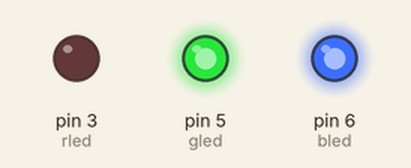
This sketch was run on a simulated Arduino Uno, built with avr-gcc and run on an emulated ATmega328P. Shown: output pins drawn as LEDs (lit = HIGH).

Above: at 0.05 s.
At 1.75 s:
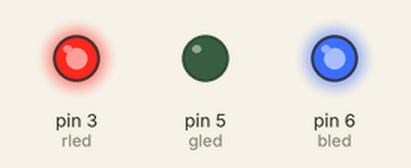
At 2.6 s:
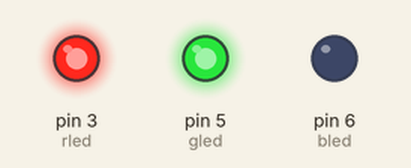
At 3.5 s:
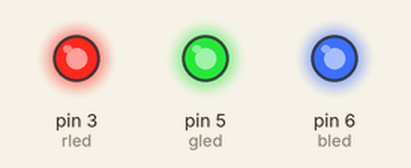
At 5.25 s:
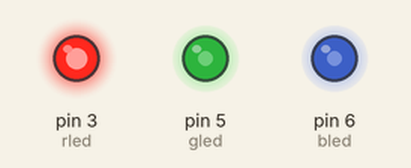
At 7.0 s:
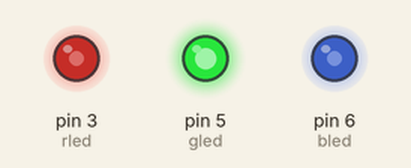
Timing chart, 0 to 9.1 s (numbered marks = the images above):
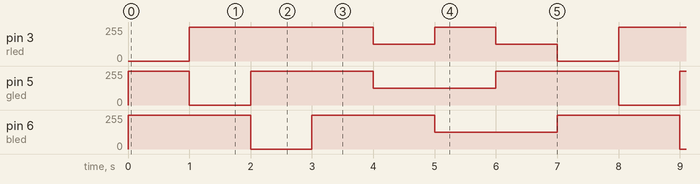

Measured:
- by itself, pin 3 (rled): repeats every 7.0 s: 127/255 1.0 s, 255/255 1.0 s, 127/255 1.0 s, 0/255 1.0 s, 255/255 3.0 s
- by itself, pin 5 (gled), pin 6 (bled): repeats every 7.0 s: 0/255 1.0 s, 255/255 2.0 s, 127/255 2.0 s, 255/255 2.0 s

The sketch:

RGB_LED.ino
```cpp
//For common anode connection:
//HIGH will turn OFF the LED
//LOW will turn ON the LED
//Program to control RGB LED
//Pin used red 3, green 5, blue 6
int rled = 3;
int gled = 5;
int bled = 6;
void setup() {
  // put your setup code here, to run once:
  //initialize pins 3,5,6 as OUTPUT pins
  pinMode(rled, OUTPUT);
  pinMode(gled, OUTPUT);
  pinMode(bled, OUTPUT);
}

void loop() {
  // put your main code here, to run repeatedly:
  //turn ON only red LED
  digitalWrite(rled, LOW);
  digitalWrite(gled, HIGH);
  digitalWrite(bled, HIGH);
  delay(1000);

  //turn ON only green LED
  digitalWrite(rled, HIGH);
  digitalWrite(gled, LOW);
  digitalWrite(bled, HIGH);
  delay(1000);

  //turn ON only blue LED
  digitalWrite(rled, HIGH);
  digitalWrite(gled, HIGH);
  digitalWrite(bled, LOW);
  delay(1000);

  //turn OFF all colours
  digitalWrite(rled, HIGH);
  digitalWrite(gled, HIGH);
  digitalWrite(bled, HIGH);
  delay(1000);

  //ON red and green with 50% brightness
  analogWrite(rled, 127);
  analogWrite(gled, 127);
  digitalWrite(bled, HIGH);
  delay(1000);

  //ON green and blue with 50% brightness
  analogWrite(gled, 127);
  analogWrite(bled, 127);
  digitalWrite(rled, HIGH);
  delay(1000);

  //ON red and blue with 50% brightness
  analogWrite(rled, 127);
  analogWrite(bled, 127);
  digitalWrite(gled, HIGH);
  delay(1000);
}
```
